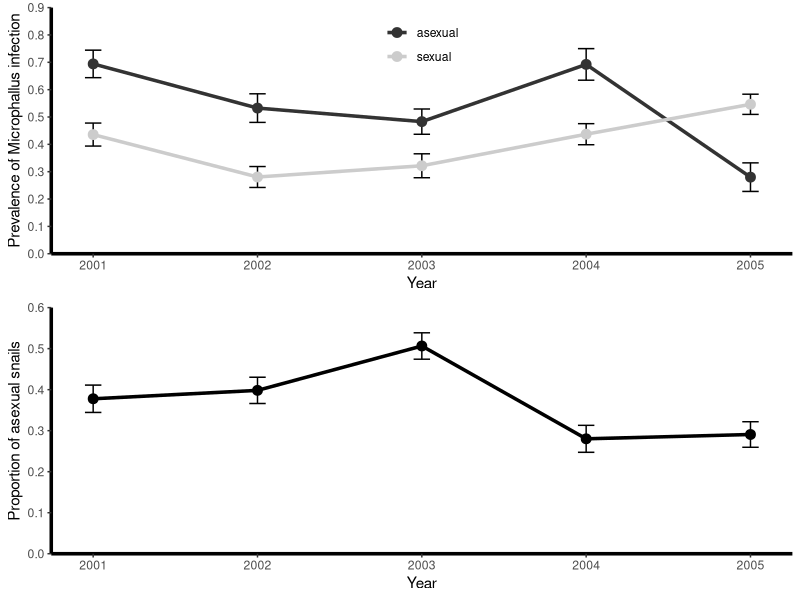
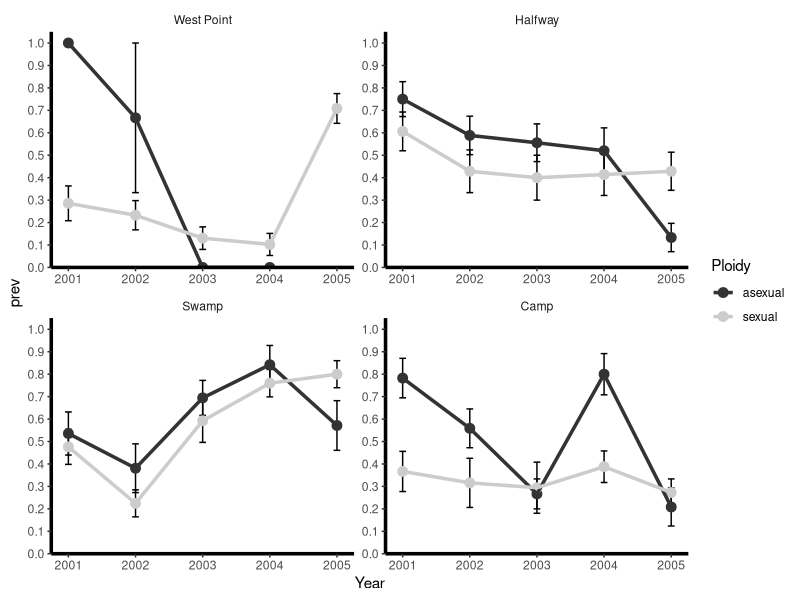
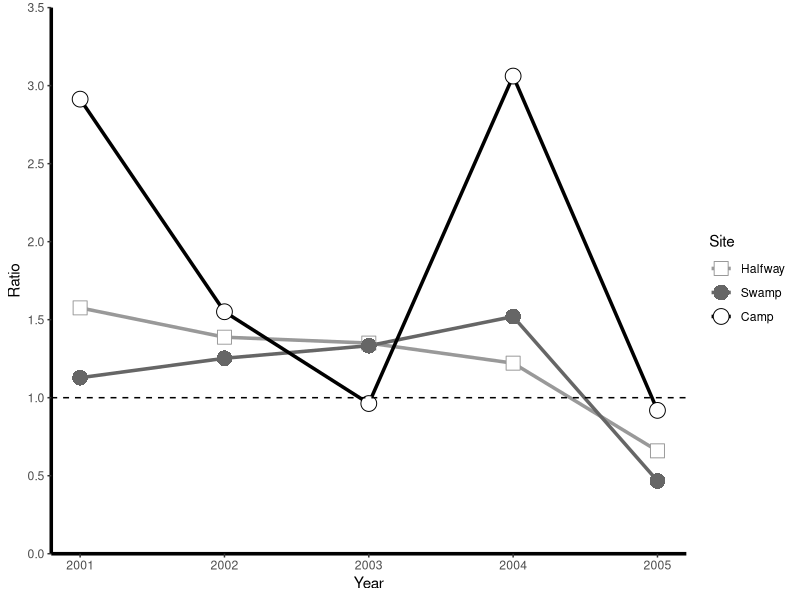

Generate these figures, in order, with R:
## ---- chunk 1
knitr::opts_chunk$set(echo = FALSE, message=FALSE, warning =FALSE)
## ---- chunk 2
library(ggplot2); theme_set(theme_bw())
library(gridExtra)
library(MASS) ## for contr.sdif
## load MASS *first*, select() masks dplyr!
library(dplyr)
library(tidyr)
library(car)
library(readxl)

geom_errorbar <- function(...) ggplot2::geom_errorbar(..., width=0.1)
geom_point <- function(...) ggplot2::geom_point(..., size=3)
geom_line <- function(...) ggplot2::geom_line(..., size=1.2)

vergara_theme <- theme(
    axis.line = element_line(colour = "black", size=1.2),
    panel.grid.major = element_blank(),
    panel.grid.minor = element_blank(),
    panel.border = element_blank(),
    panel.background = element_blank(),
    strip.background = element_blank()
)
vergara <- read_excel("../data/vergara2014.xlsx")

cols <- c("Year", "Site", "Gender", "Ploidy")
vergara[cols] <- lapply(vergara[cols], factor)
vergara_nomale <- vergara %>%
    filter(Gender != "male", Ploidy != "UNKNOWN")
## ---- chunk 3
fit <- glm(Microphallus~(Year+Site+Ploidy)^2, 
           family=binomial("logit"), 
           data=vergara_nomale,
           contrasts=list(Year=MASS::contr.sdif))
Anova(fit, test.statistic = "Wald", type="2")
## ---- chunk 4
sites <- c("West Point", "Halfway", "Swamp", "Camp")
vergara_base <- vergara_nomale %>%
    mutate(Site=factor(Site, level=sites), Year=as.numeric(as.character(Year)))

vergara_freq <- vergara_base %>%
    group_by(Year) %>%
    summarise(sex.freq=sum(Ploidy=="sexual")/length(Ploidy)) %>%
    mutate(asex.freq=1-sex.freq) %>%
    select(-Year)

fitness <- vergara_freq[-1,]/vergara_freq[-5,]

geom_fitness_fun <- function(x) {
    mean(x) - var(x)/(2*mean(x))
}

geom_fitness <- fitness %>%
    summarize_all(geom_fitness_fun) %>%
    setNames(c("Sexual", "Asexual"))

print(geom_fitness)
## ---- chunk 5
## Figures
vergara_fig1a <- vergara_base %>% 
    group_by(Year, Ploidy) %>%
    summarize(prev=sum(Microphallus)/length(Microphallus),
              se=sd(Microphallus)/sqrt(length(Microphallus)))

vergara_fig1b <- vergara_base %>%
    group_by(Year) %>%
    summarize(prop=sum(Ploidy=="asexual")/length(Ploidy),
              se=sd(Microphallus)/sqrt(length(Microphallus)))

fig1a_base <- ggplot(vergara_fig1a, aes(Year, prev, col=Ploidy, group=Ploidy))+
    geom_errorbar(aes(ymin=prev-se, ymax=prev+se), col="black") +
    geom_point() + 
    geom_line() +
    vergara_theme +
    scale_color_grey()

fig1a <- fig1a_base +
    scale_y_continuous(limits=c(0, 0.9), breaks=seq(0, 0.9, by=0.1), expand=c(0,0), name = "Prevalence of Microphallus infection") +
    theme(legend.position = c(0.5, 0.85),
          legend.title = element_blank())

fig1b <- ggplot(vergara_fig1b, aes(Year, prop)) +
    geom_errorbar(aes(ymin=prop-se, ymax=prop+se)) +
    geom_point() +
    geom_line() +
    scale_y_continuous(limits=c(0, 0.6), breaks=seq(0, 0.6, by=0.1), expand=c(0,0), name="Proportion of asexual snails") +
    vergara_theme

grid.arrange(fig1a, fig1b)
## ---- chunk 6
## Figure 2
vergara_fig2 <- vergara_base %>%
    group_by(Year, Site, Ploidy) %>%
    summarize(prev=sum(Microphallus)/length(Microphallus), 
              se=sd(Microphallus)/sqrt(length(Site)),
              Site.count=length(Site))

fig1a_base %+% vergara_fig2 +
    facet_wrap(~Site, scales="free") +
    scale_y_continuous(limits=c(0, 1.05), breaks=seq(0, 1, by=0.1), expand=c(0,0))

## ---- chunk 7
## Figure 3
vergara_fig3 <- vergara_fig2 %>%
    filter(Site != "West Point") %>%
    select(-c(se,Site.count)) %>%
    spread(Ploidy, prev) %>%
    summarize(ratio=(1-sexual)/(1-asexual))

ggplot(vergara_fig3, aes(Year, ratio, col=Site, shape=Site)) +
    geom_line() +
    geom_point(size=5,fill="white") +
    geom_hline(yintercept=1, lty=2) +
    ## current order is Halfway, Swamp, Camp
    scale_shape_manual(values=c(22,16,21))+
    scale_y_continuous(limits=c(0, 3.5), breaks=seq(0, 3.5, by=0.5),
                       expand=c(0,0), name="Ratio") +
    vergara_theme +
    scale_color_manual(values=gray(c(0.6,0.4,0.0)))
